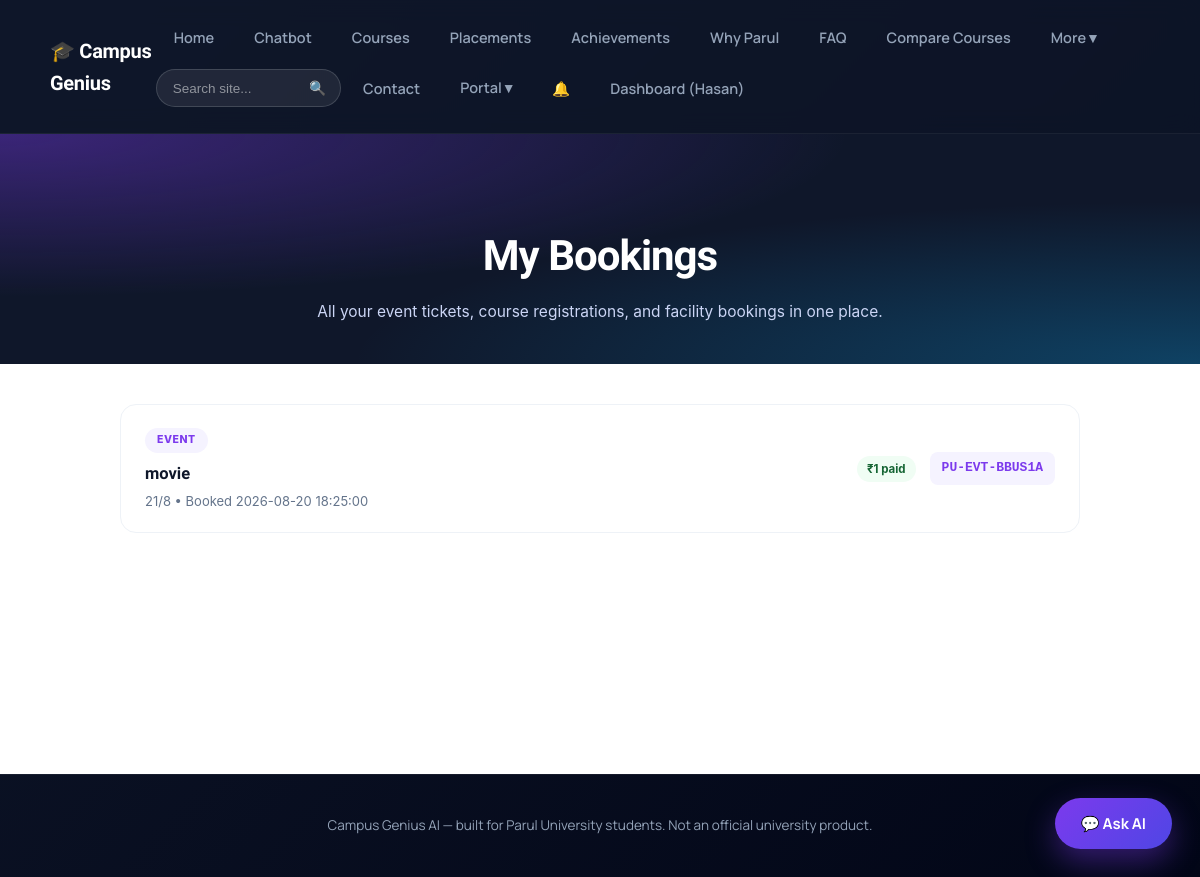
The app's page /portal/my-bookings (signed in) with its own data.
### tables this page shows
CREATE TABLE students (
            id INTEGER PRIMARY KEY AUTOINCREMENT,
            student_id TEXT UNIQUE NOT NULL,
            name TEXT NOT NULL,
            password_hash TEXT NOT NULL,
            course TEXT,
            created_at TIMESTAMP DEFAULT CURRENT_TIMESTAMP
        , security_question TEXT, security_answer_hash TEXT);

CREATE TABLE activity_bookings (
            id INTEGER PRIMARY KEY AUTOINCREMENT,
            activity_id INTEGER NOT NULL,
            student_id TEXT NOT NULL,
            student_name TEXT NOT NULL,
            booking_ref TEXT UNIQUE,
            payment_status TEXT DEFAULT 'free',   -- 'free' | 'paid'
            amount_paid INTEGER DEFAULT 0,
            razorpay_payment_id TEXT,
            booked_at TIMESTAMP DEFAULT CURRENT_TIMESTAMP,
            UNIQUE(activity_id, student_id)
        );

CREATE TABLE activities (
            id INTEGER PRIMARY KEY AUTOINCREMENT,
            kind TEXT NOT NULL,               -- 'event' | 'course' | 'facility'
            title TEXT NOT NULL,
            description TEXT,
            schedule_text TEXT,               -- e.g. "12 Aug, 6:00 PM" or "Mon/Wed 7-8 AM"
            capacity INTEGER DEFAULT 0,        -- 0 = unlimited
            price INTEGER DEFAULT 0,           -- rupees, 0 = free (instant booking)
            created_at TIMESTAMP DEFAULT CURRENT_TIMESTAMP
        );

### backend/app.py (the view)
@app.route("/portal/my-bookings")
@login_required
def portal_my_bookings():
    return render_template(
        "portal_my_bookings.html",
        bookings=portal.list_bookings_for_student(current_user.student_id)
    )

### backend/app.py (called while the page is built, shortened)
@app.after_request
def set_security_headers(response):
    response.headers["X-Content-Type-Options"] = "nosniff"
    response.headers["X-Frame-Options"] = "DENY"
    response.headers["Referrer-Policy"] = "strict-origin-when-cross-origin"
    if request.path.startswith("/static/"):
        response.headers["Cache-Control"] = "public, max-age=604800"  # 7 days
    return response

@app.context_processor
def inject_csrf_token():
    return {"csrf_token": lambda: security.generate_csrf_token(session)}

@app.before_request
def enforce_csrf():
    if request.method != "POST":
        return None

@login_manager.user_loader
def load_user(user_id):
    return get_student_by_id(user_id)

### backend/auth.py (called while the page is built)
def get_student_by_id(user_id):
    conn = get_connection()
    row = conn.execute(
        "SELECT * FROM students WHERE id = ?",
        (user_id,)
    ).fetchone()
    conn.close()
    return Student(row) if row else None

### backend/database.py (called while the page is built)
def get_connection():
    conn = sqlite3.connect(DB_PATH)
    conn.row_factory = sqlite3.Row
    return conn

### backend/portal.py (called while the page is built)
def list_bookings_for_student(student_id):
    conn = get_connection()
    rows = conn.execute(
        """
        SELECT ab.*, a.kind, a.title, a.description, a.schedule_text
        FROM activity_bookings ab
        JOIN activities a ON a.id = ab.activity_id
        WHERE ab.student_id = ?
        ORDER BY ab.booked_at DESC
        """,
        (student_id,)
    ).fetchall()
    conn.close()
    return [dict(r) for r in rows]

### backend/security.py (called while the page is built)
def generate_csrf_token(session):
    if "_csrf_token" not in session:
        session["_csrf_token"] = secrets.token_hex(16)
    return session["_csrf_token"]

### templates/portal_my_bookings.html (shortened to what this page needs)
{% extends "base.html" %}
{% block content %}
<link rel="stylesheet" href="{{ url_for('static', filename='css/portal.css') }}">
<div class="portal-page">
    <div class="portal-hero">
        <h1>My Bookings</h1>
        <p>All your event tickets, course registrations, and facility bookings in one place.</p>
    </div>
    <div class="portal-wrap">
        {% if bookings %}
            {% for b in bookings %}
            <a href="{{ url_for('portal_ticket', booking_ref=b.booking_ref) }}" style="text-decoration:none;color:inherit;">
            <div class="booking-row-card">
                <div class="booking-row-left">
                    <span class="kind-tag">{{ b.kind }}</span>
                    <h3>{{ b.title }}</h3>
                    <div class="meta-line">{{ b.schedule_text }} • Booked {{ b.booked_at }}</div>
                </div>
                <div class="booking-row-right">
                    {% if b.payment_status == 'paid' %}
                    <span class="paid-chip">₹{{ b.amount_paid }} paid</span>
                    {% endif %}
                    <span class="booking-ref-chip">{{ b.booking_ref }}</span>
                </div>
            </div>
            </a>
            {% endfor %}
        {% else %}
        <div class="empty-state">
            No bookings yet. Head to <a href="{{ url_for('portal_events') }}">Events</a>,
            <a href="{{ url_for('portal_courses') }}">Courses</a>, or
            <a href="{{ url_for('portal_facilities') }}">Facilities</a> to book something.
        </div>
        {% endif %}
    </div>
</div>
{% endblock %}

### templates/base.html (shortened to what this page needs)
<!DOCTYPE html>
<html lang="en">
<head>
<link rel="stylesheet" href="/static/css/style.css">
</head>
<body>
<div class="navbar">
<div class="brand">
🎓 Campus Genius
</div>
<div class="nav-links">
<a href="/visitor">Home</a>
<a href="/chatbot">Chatbot</a>
<a href="/courses">Courses</a>
<a href="/placements">Placements</a>
<a href="/achievements">Achievements</a>
<a href="/why">Why Parul</a>
<a href="/faq">FAQ</a>
<a href="/compare">Compare Courses</a>
<div class="nav-dropdown" tabindex="0">
<a href="javascript:void(0)">More ▾</a>
</div>
<form class="nav-search" action="{{ url_for('search') }}" method="GET" role="search">
<input type="text" name="q" placeholder="Search site..." aria-label="Search">
<button type="submit" aria-label="Search">🔍</button>
</form>
<a href="/contact">Contact</a>
{% if current_user.is_authenticated %}
  <div class="nav-dropdown" tabindex="0">
  <a href="javascript:void(0)">Portal ▾</a>
  </div>
  <a href="{{ url_for('portal_notifications') }}" style="position:relative;">
    🔔<span id="notifBadge" style="display:none;position:absolute;top:0;right:-2px;background:#ef4444;color:white;border-radius:50%;font-size:10px;width:16px;height:16px;line-height:16px;text-align:center;">0</span>
  </a>
  <a href="{{ url_for('dashboard') }}">Dashboard ({{ current_user.name }})</a>
{% else %}
  <a href="{{ url_for('login') }}">Student Login</a>
{% endif %}
</div>
</div>
<div class="container">
{% block content %}
{% endblock %}
</div>
<footer class="site-footer">
    Campus Genius AI — built for Parul University students. Not an official university product.
</footer>
<button class="ask-ai" onclick="location.href='/chatbot'">
💬 Ask AI
</button>
</body>
</html>

### static/css/style.css (style rules this page uses)
.container { max-width: none; padding: 0; }
body { font-family: 'Inter', system-ui, -apple-system, sans-serif; color: #1e293b; line-height: 1.6; }

### static/css/portal.css (style rules this page uses)
.portal-page { background: #ffffff; font-family: 'Inter', system-ui, -apple-system, sans-serif; color: #0f172a; min-height: 80vh; }
.portal-hero { background: #0f172a; background-image: radial-gradient(at 0% 0%, rgba(124, 58, 237, 0.4) 0, transparent 50%), radial-gradient(at 100% 100%, rgba(14, 165, 233, 0.3) 0, transparent 50%); color: white; padding: 60px 20px 40px; text-align: center; }
.portal-hero h1 { font-size: clamp(28px, 4.5vw, 42px); font-weight: 800; letter-spacing: -1px; margin-bottom: 10px; }
.portal-hero p { color: #cbd5f5; font-size: 15.5px; max-width: 600px; margin: 0 auto; }
.portal-wrap { max-width: 1000px; margin: 0 auto; padding: 40px 20px 80px; }

### templates/base.html (style rules this page uses)
:root { --brand-primary: #7c3aed; --brand-primary-dark: #6d28d9; --brand-secondary: #4f46e5; --brand-dark: #0f172a; --brand-darker: #020617; --text-light: #f1f5f9; --text-muted: #94a3b8; --font-display: 'Sora', system-ui, sans-serif; --font-body: 'Manrope', system-ui, sans-serif; }
* { box-sizing: border-box; }
body { margin: 0; font-family: var(--font-body); background: linear-gradient(135deg, var(--brand-dark), var(--brand-darker)); color: white; -webkit-font-smoothing: antialiased; }
h1, h2, h3, h4, .navbar b { font-family: var(--font-display); }
.navbar { display: flex; justify-content: space-between; align-items: center; padding: 18px 50px; background: rgba(15, 23, 42, 0.75); backdrop-filter: blur(12px); position: sticky; top: 0; z-index: 100; border-bottom: 1px solid rgba(255, 255, 255, 0.06); }
.navbar .brand { font-family: var(--font-display); font-weight: 800; font-size: 20px; letter-spacing: -0.3px; display: flex; align-items: center; gap: 8px; }
.nav-links { display: flex; align-items: center; flex-wrap: wrap; gap: 4px; }
.navbar a { color: var(--text-muted); text-decoration: none; margin: 0 4px; font-weight: 600; font-size: 14.5px; padding: 8px 14px; border-radius: 8px; transition: all 0.2s ease; }
.nav-dropdown { position: relative; }
.container { padding: 0; }
.ask-ai { position: fixed; bottom: 28px; right: 28px; background: linear-gradient(135deg, var(--brand-primary), var(--brand-secondary)); color: white; border: none; padding: 15px 26px; border-radius: 50px; font-size: 15px; font-weight: 700; font-family: var(--font-body); cursor: pointer; box-shadow: 0 12px 30px rgba(124, 58, 237, 0.4); transition: transform 0.25s ease, box-shadow 0.25s ease; z-index: 90; }
footer.site-footer { padding: 40px 8%; text-align: center; color: var(--text-muted); font-size: 13.5px; border-top: 1px solid rgba(255, 255, 255, 0.06); }
.nav-search { display: flex; align-items: center; background: rgba(255,255,255,0.08); border: 1px solid rgba(255,255,255,0.15); border-radius: 20px; padding: 6px 6px 6px 14px; margin: 8px 0; }
.nav-search input { background: none; border: none; outline: none; color: white; font-size: 13.5px; width: 130px; }
.nav-search input::placeholder { color: rgba(255,255,255,0.5); }
.nav-search button { background: none; border: none; color: white; cursor: pointer; font-size: 14px; padding: 4px 8px; }

### templates/portal_my_bookings.html (style rules this page uses)
.booking-row-card { background: white; border: 1px solid #eef2f7; border-radius: 16px; padding: 20px 24px; margin-bottom: 14px; display: flex; align-items: center; justify-content: space-between; gap: 16px; flex-wrap: wrap; }
.booking-row-left .kind-tag { display: inline-block; background: #f5f3ff; color: #7c3aed; font-size: 10.5px; font-weight: 800; letter-spacing: 0.5px; text-transform: uppercase; padding: 4px 12px; border-radius: 20px; margin-bottom: 8px; }
.booking-row-left h3 { margin: 0 0 4px; font-size: 16.5px; }
.booking-row-left .meta-line { color: #64748b; font-size: 13px; }
.booking-row-right { text-align: right; display: flex; align-items: center; gap: 14px; }
.booking-ref-chip { font-family: 'Courier New', monospace; font-size: 13px; font-weight: 700; color: #7c3aed; background: #f5f3ff; padding: 6px 12px; border-radius: 8px; }
.paid-chip { font-size: 11.5px; font-weight: 700; color: #166534; background: #f0fdf4; padding: 4px 10px; border-radius: 20px; }

### records on screen
students: name "Hasan"
activity_bookings: kind "EVENT", title "movie", schedule_text "21/8", booked_at "2026-08-20 18:25:00", amount_paid "1", booking_ref "PU-EVT-BBUS1A"
